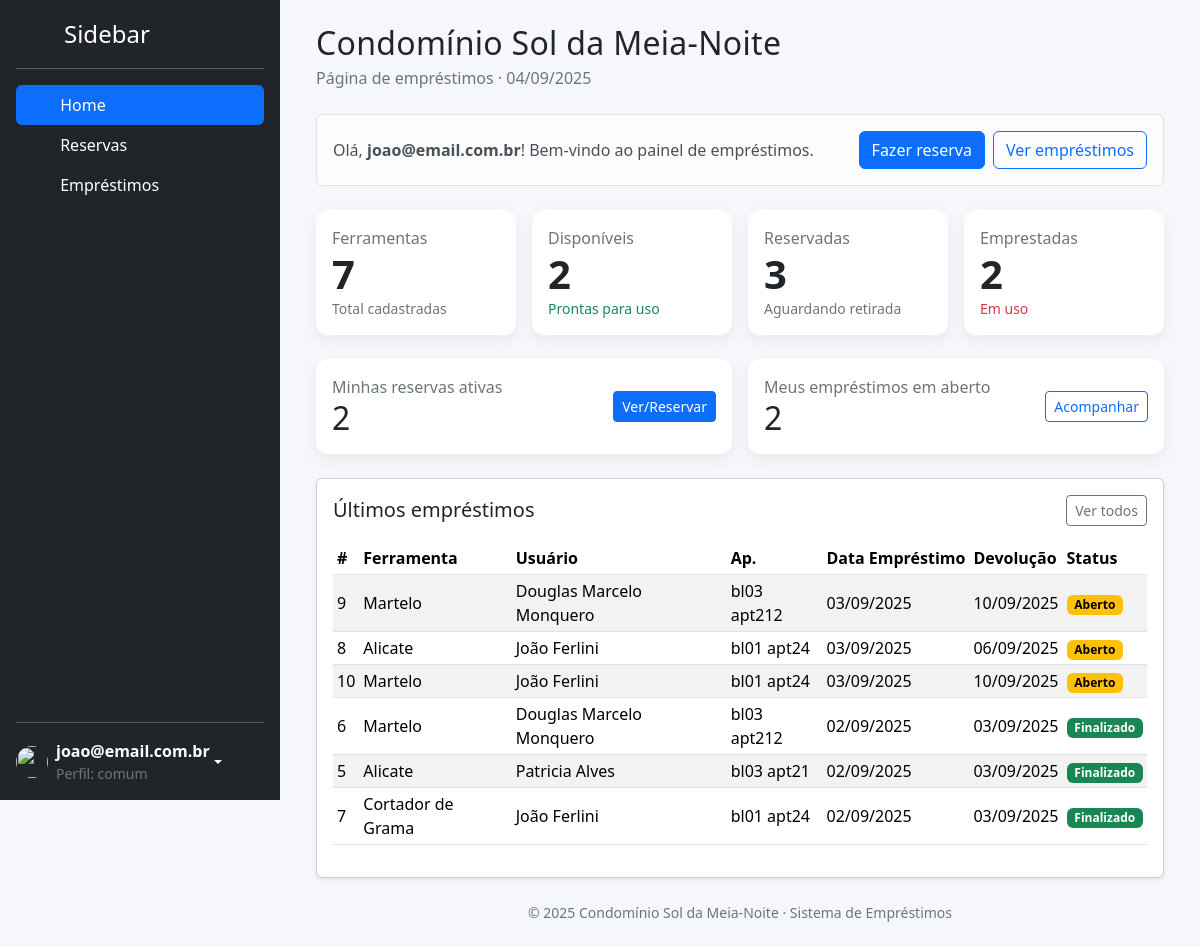
The page / (signed in) on the database its author committed.
### tables this page shows
CREATE TABLE IF NOT EXISTS `emprestimo` (
  `id` int(11) NOT NULL AUTO_INCREMENT,
  `cadastro` timestamp NOT NULL DEFAULT current_timestamp(),
  `id_ferramenta` int(11) NOT NULL,
  `id_usuario` int(11) NOT NULL,
  `data_emprestimo` date DEFAULT NULL,
  `data_devolucao` date DEFAULT NULL,
  PRIMARY KEY (`id`),
  KEY `fk_emprestimo_usuario` (`id_usuario`),
  KEY `fk_emprestimo_ferramenta` (`id_ferramenta`),
  CONSTRAINT `fk_emprestimo_ferramenta` FOREIGN KEY (`id_ferramenta`) REFERENCES `ferramenta` (`id`),
  CONSTRAINT `fk_emprestimo_usuario` FOREIGN KEY (`id_usuario`) REFERENCES `usuario` (`id`)
);

CREATE TABLE IF NOT EXISTS `ferramenta` (
  `id` int(11) NOT NULL AUTO_INCREMENT,
  `cadastro` timestamp NOT NULL DEFAULT current_timestamp(),
  `nome` varchar(50) NOT NULL,
  `descricao` varchar(50) DEFAULT NULL,
  `status` enum('disponível','reservada','emprestada') NOT NULL DEFAULT 'disponível',
  `estado` varchar(40) DEFAULT NULL,
  PRIMARY KEY (`id`)
);

CREATE TABLE IF NOT EXISTS `usuario` (
  `id` int(11) NOT NULL AUTO_INCREMENT,
  `cadastro` timestamp NOT NULL DEFAULT current_timestamp(),
  `nome` varchar(60) NOT NULL,
  `email` varchar(40) NOT NULL,
  `senha` varchar(40) NOT NULL,
  `apartamento` varchar(15) DEFAULT NULL,
  PRIMARY KEY (`id`),
  UNIQUE KEY `email` (`email`)
);

### includes/conexao.php (called while the page is built, shortened)
<?php
    class Database {
        public $conexao;
        public function __construct($host = "localhost", $usuario = "root", $senha = "",  $base = "ferramentas")
        {
            $this->conexao = new mysqli($host, $usuario, $senha, $base);
        }
        public function query($sql){
            return $this->conexao->query($sql);
        }
    }
?>

### index.php (the view, shortened to what this page needs)
<?php
include_once("includes/conexao.php");
$bd = new Database();
function getCount($bd, $sql) {
  $res = $bd->query($sql);
  if ($res && $row = $res->fetch_assoc()) {
    return (int)array_values($row)[0];
  }
  return 0;
}
$isLogged = isset($_SESSION['id_usuario']);
$nomeUser = $_SESSION['nome_usuario'] ?? ($_SESSION['email_usuario'] ?? 'Visitante');
$totalFerr = getCount($bd, "SELECT COUNT(*) FROM ferramenta");
$dispFerr  = getCount($bd, "SELECT COUNT(*) FROM ferramenta WHERE status='disponivel'");
$resvFerr  = getCount($bd, "SELECT COUNT(*) FROM ferramenta WHERE status='reservada'");
$empFerr   = getCount($bd, "SELECT COUNT(*) FROM ferramenta WHERE status='emprestada'");
$minhasReservas = 0;
$meusAbertos    = 0;
if ($isLogged) {
  $uid = (int)$_SESSION['id_usuario'];
  $minhasReservas = getCount($bd, "SELECT COUNT(*) FROM reserva WHERE id_usuario='{$uid}' AND status='ativa'");
  $meusAbertos    = getCount($bd, "
    SELECT COUNT(*)
      FROM emprestimo
     WHERE id_usuario='{$uid}'
       AND (data_devolucao IS NULL OR data_devolucao='' OR data_devolucao > CURDATE())
  ");
}
$ultimos = [];
$sqlUlt = "
  SELECT e.id, e.data_emprestimo, e.data_devolucao,
         f.nome AS ferramentaNome,
         u.nome AS usuarioNome, u.apartamento
    FROM emprestimo e
    JOIN ferramenta f ON f.id = e.id_ferramenta
    JOIN usuario   u ON u.id = e.id_usuario
ORDER BY e.data_emprestimo DESC
   LIMIT 8";
$resUlt = $bd->query($sqlUlt);
if ($resUlt) {
  while ($row = $resUlt->fetch_assoc()) $ultimos[] = $row;
}
?>
<!doctype html>
<html lang="pt-br" data-bs-theme="auto">
<head>
  <link href="https://cdn.jsdelivr.net/npm/bootstrap@5.3.8/dist/css/bootstrap.min.css" rel="stylesheet">
</head>
<body>
<?php include_once __DIR__ . "/includes/menu.php"; ?>
<div class="flex-grow-1 p-4" style="width:100%">
  <div class="container-fluid">
    <div class="mb-4">
      <h2 class="brand-title mb-1">Condomínio Sol da Meia-Noite</h2>
      <div class="subtle">Página de empréstimos · <?php echo date('d/m/Y'); ?></div>
    </div>
    <div class="mb-4">
      <?php if ($isLogged): ?>
        <div class="alert alert-light border d-flex justify-content-between align-items-center">
          <div>
            Olá, <strong><?php echo htmlspecialchars($nomeUser); ?></strong>! Bem-vindo ao painel de empréstimos.
          </div>
          <div class="d-flex gap-2">
            <a href="reservas.php" class="btn btn-primary">Fazer reserva</a>
            <a href="emprestimos.php" class="btn btn-outline-primary">Ver empréstimos</a>
          </div>
        </div>
      <?php endif; ?>
    </div>
    <div class="row g-3 mb-4">
      <div class="col-6 col-md-3">
        <div class="card card-stat">
          <div class="card-body">
            <div class="subtle">Ferramentas</div>
            <div class="display-6 fw-semibold"><?php echo $totalFerr; ?></div>
            <div class="small subtle">Total cadastradas</div>
          </div>
        </div>
      </div>
      <div class="col-6 col-md-3">
        <div class="card card-stat">
          <div class="card-body">
            <div class="subtle">Disponíveis</div>
            <div class="display-6 fw-semibold"><?php echo $dispFerr; ?></div>
            <div class="small text-success">Prontas para uso</div>
          </div>
        </div>
      </div>
      <div class="col-6 col-md-3">
        <div class="card card-stat">
          <div class="card-body">
            <div class="subtle">Reservadas</div>
            <div class="display-6 fw-semibold"><?php echo $resvFerr; ?></div>
            <div class="small text-secondary">Aguardando retirada</div>
          </div>
        </div>
      </div>
      <div class="col-6 col-md-3">
        <div class="card card-stat">
          <div class="card-body">
            <div class="subtle">Emprestadas</div>
            <div class="display-6 fw-semibold"><?php echo $empFerr; ?></div>
            <div class="small text-danger">Em uso</div>
          </div>
        </div>
      </div>
    </div>
    <?php if ($isLogged): ?>
      <div class="row g-3 mb-4">
        <div class="col-12 col-md-6">
          <div class="card card-stat">
            <div class="card-body d-flex justify-content-between align-items-center">
              <div>
                <div class="subtle">Minhas reservas ativas</div>
                <div class="h2 m-0"><?php echo $minhasReservas; ?></div>
              </div>
              <a href="reservas.php" class="btn btn-sm btn-primary">Ver/Reservar</a>
            </div>
          </div>
        </div>
        <div class="col-12 col-md-6">
          <div class="card card-stat">
            <div class="card-body d-flex justify-content-between align-items-center">
              <div>
                <div class="subtle">Meus empréstimos em aberto</div>
                <div class="h2 m-0"><?php echo $meusAbertos; ?></div>
              </div>
              <a href="emprestimos.php" class="btn btn-sm btn-outline-primary">Acompanhar</a>
            </div>
          </div>
        </div>
      </div>
    <?php endif; ?>
    <div class="card shadow-sm">
      <div class="card-body">
        <div class="d-flex justify-content-between align-items-center mb-3">
          <h5 class="m-0">Últimos empréstimos</h5>
          <a href="emprestimos.php" class="btn btn-sm btn-outline-secondary">Ver todos</a>
        </div>
        <?php if (empty($ultimos)): ?>
          <div class="alert alert-light border">Ainda não há empréstimos registrados.</div>
        <?php else: ?>
          <div class="table-responsive">
            <table class="table table-sm table-striped align-middle">
              <thead>
                <tr>
                  <th>#</th>
                  <th>Ferramenta</th>
                  <th>Usuário</th>
                  <th>Ap.</th>
                  <th>Data Empréstimo</th>
                  <th>Devolução</th>
                  <th>Status</th>
                </tr>
              </thead>
              <tbody>
                <?php foreach ($ultimos as $e):
                  $aberto = (empty($e['data_devolucao']) || $e['data_devolucao'] > date('Y-m-d'));
                ?>
                  <tr>
                    <td><?php echo (int)$e['id']; ?></td>
                    <td><?php echo htmlspecialchars($e['ferramentaNome']); ?></td>
                    <td><?php echo htmlspecialchars($e['usuarioNome']); ?></td>
                    <td><?php echo htmlspecialchars($e['apartamento']); ?></td>
                    <td><?php echo htmlspecialchars(date('d/m/Y', strtotime($e['data_emprestimo']))); ?></td>
                    <td><?php echo !empty($e['data_devolucao']) ? htmlspecialchars(date('d/m/Y', strtotime($e['data_devolucao']))) : '—'; ?></td>
                    <td>
                      <span class="badge <?php echo $aberto ? 'text-bg-warning' : 'text-bg-success'; ?>">
                        <?php echo $aberto ? 'Aberto' : 'Finalizado'; ?>
                      </span>
                    </td>
                  </tr>
                <?php endforeach; ?>
              </tbody>
            </table>
          </div>
        <?php endif; ?>
      </div>
    </div>
    <div class="text-center small subtle mt-4">
      © <?php echo date('Y'); ?> Condomínio Sol da Meia-Noite · Sistema de Empréstimos
    </div>
  </div>
</div>
</body>
</html>

### index.php (style rules this page uses)
body { background:#f6f7fb; }
.card-stat { border:0; box-shadow: 0 6px 16px rgba(0,0,0,.06); border-radius: 12px; }
.brand-title { letter-spacing:.3px; }
.subtle { color:#6c757d; }
.table thead th { white-space: nowrap; }

### rows shown on the page
emprestimo: id "9", id_ferramenta.nome "Martelo", id_usuario.nome "Douglas Marcelo Monquero", id_usuario.apartamento "bl03 apt212", data_emprestimo "03/09/2025", data_devolucao "10/09/2025", shows "Aberto"
emprestimo: id "8", id_ferramenta.nome "Alicate", id_usuario.nome "João Ferlini", id_usuario.apartamento "bl01 apt24", data_emprestimo "03/09/2025", data_devolucao "06/09/2025", shows "Aberto"
emprestimo: id "10", id_ferramenta.nome "Martelo", id_usuario.nome "João Ferlini", id_usuario.apartamento "bl01 apt24", data_emprestimo "03/09/2025", data_devolucao "10/09/2025", shows "Aberto"
emprestimo: id "6", id_ferramenta.nome "Martelo", id_usuario.nome "Douglas Marcelo Monquero", id_usuario.apartamento "bl03 apt212", data_emprestimo "02/09/2025", data_devolucao "03/09/2025", shows "Finalizado"
emprestimo: id "5", id_ferramenta.nome "Alicate", id_usuario.nome "Patricia Alves", id_usuario.apartamento "bl03 apt21", data_emprestimo "02/09/2025", data_devolucao "03/09/2025", shows "Finalizado"
emprestimo: id "7", id_ferramenta.nome "Cortador de Grama", id_usuario.nome "João Ferlini", id_usuario.apartamento "bl01 apt24", data_emprestimo "02/09/2025", data_devolucao "03/09/2025", shows "Finalizado"

### other values the page prints
$_SESSION['nome_usuario'] "joao@email.com.br"
$nivel "comum"
$nomeUser "joao@email.com.br"
$totalFerr "7"
$dispFerr "2"
$resvFerr "3"
$empFerr "2"
$minhasReservas "2"
$meusAbertos "2"
